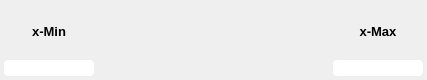
<?xml version="1.0" encoding="UTF-8"?>
<ui version="4.0">
 <class>DHorizontalRangeDblSlider</class>
 <widget class="QWidget" name="DHorizontalRangeDblSlider">
  <property name="geometry">
   <rect>
    <x>0</x>
    <y>0</y>
    <width>427</width>
    <height>80</height>
   </rect>
  </property>
  <property name="minimumSize">
   <size>
    <width>280</width>
    <height>80</height>
   </size>
  </property>
  <property name="maximumSize">
   <size>
    <width>16772552</width>
    <height>16772552</height>
   </size>
  </property>
  <property name="windowTitle">
   <string>Form</string>
  </property>
  <layout class="QVBoxLayout" name="verticalLayout_3">
   <property name="spacing">
    <number>0</number>
   </property>
   <property name="leftMargin">
    <number>4</number>
   </property>
   <property name="topMargin">
    <number>4</number>
   </property>
   <property name="rightMargin">
    <number>4</number>
   </property>
   <property name="bottomMargin">
    <number>4</number>
   </property>
   <item>
    <layout class="QHBoxLayout" name="horizontalLayout">
     <property name="spacing">
      <number>4</number>
     </property>
     <item>
      <layout class="QVBoxLayout" name="verticalLayout">
       <property name="spacing">
        <number>2</number>
       </property>
       <item>
        <widget class="QLabel" name="label">
         <property name="font">
          <font>
           <family>Helvetica</family>
           <pointsize>10</pointsize>
           <weight>75</weight>
           <bold>true</bold>
          </font>
         </property>
         <property name="text">
          <string>x-Min</string>
         </property>
         <property name="scaledContents">
          <bool>true</bool>
         </property>
         <property name="alignment">
          <set>Qt::AlignCenter</set>
         </property>
        </widget>
       </item>
       <item>
        <layout class="QHBoxLayout" name="horizontalLayout_2">
         <property name="spacing">
          <number>4</number>
         </property>
         <item>
          <widget class="QLineEdit" name="lineEdit">
           <property name="minimumSize">
            <size>
             <width>90</width>
             <height>0</height>
            </size>
           </property>
           <property name="maximumSize">
            <size>
             <width>90</width>
             <height>16777215</height>
            </size>
           </property>
           <property name="font">
            <font>
             <family>Helvetica</family>
             <weight>75</weight>
             <bold>true</bold>
            </font>
           </property>
           <property name="styleSheet">
            <string notr="true">border-radius: 4px</string>
           </property>
           <property name="frame">
            <bool>false</bool>
           </property>
           <property name="alignment">
            <set>Qt::AlignCenter</set>
           </property>
          </widget>
         </item>
        </layout>
       </item>
      </layout>
     </item>
     <item>
      <spacer name="horizontalSpacer">
       <property name="orientation">
        <enum>Qt::Horizontal</enum>
       </property>
       <property name="sizeType">
        <enum>QSizePolicy::Fixed</enum>
       </property>
       <property name="sizeHint" stdset="0">
        <size>
         <width>20</width>
         <height>20</height>
        </size>
       </property>
      </spacer>
     </item>
     <item>
      <widget class="DHorizontalDoubleSlider" name="widget" native="true">
       <property name="minimumSize">
        <size>
         <width>200</width>
         <height>40</height>
        </size>
       </property>
       <property name="maximumSize">
        <size>
         <width>1677285</width>
         <height>1677285</height>
        </size>
       </property>
      </widget>
     </item>
     <item>
      <spacer name="horizontalSpacer_2">
       <property name="orientation">
        <enum>Qt::Horizontal</enum>
       </property>
       <property name="sizeType">
        <enum>QSizePolicy::Fixed</enum>
       </property>
       <property name="sizeHint" stdset="0">
        <size>
         <width>20</width>
         <height>20</height>
        </size>
       </property>
      </spacer>
     </item>
     <item>
      <layout class="QVBoxLayout" name="verticalLayout_2">
       <property name="spacing">
        <number>2</number>
       </property>
       <item>
        <widget class="QLabel" name="label_2">
         <property name="font">
          <font>
           <family>Helvetica</family>
           <pointsize>10</pointsize>
           <weight>75</weight>
           <bold>true</bold>
          </font>
         </property>
         <property name="text">
          <string>x-Max</string>
         </property>
         <property name="alignment">
          <set>Qt::AlignCenter</set>
         </property>
        </widget>
       </item>
       <item>
        <layout class="QHBoxLayout" name="horizontalLayout_3">
         <property name="spacing">
          <number>4</number>
         </property>
         <item>
          <widget class="QLineEdit" name="lineEdit_2">
           <property name="minimumSize">
            <size>
             <width>90</width>
             <height>0</height>
            </size>
           </property>
           <property name="maximumSize">
            <size>
             <width>90</width>
             <height>16777215</height>
            </size>
           </property>
           <property name="font">
            <font>
             <family>Helvetica</family>
             <weight>75</weight>
             <bold>true</bold>
            </font>
           </property>
           <property name="styleSheet">
            <string notr="true">border-radius: 4px</string>
           </property>
           <property name="frame">
            <bool>false</bool>
           </property>
           <property name="alignment">
            <set>Qt::AlignCenter</set>
           </property>
          </widget>
         </item>
        </layout>
       </item>
      </layout>
     </item>
    </layout>
   </item>
  </layout>
 </widget>
 <customwidgets>
  <customwidget>
   <class>DHorizontalDoubleSlider</class>
   <extends>QWidget</extends>
   <header>slider.h</header>
   <container>1</container>
  </customwidget>
 </customwidgets>
 <resources/>
 <connections/>
</ui>
